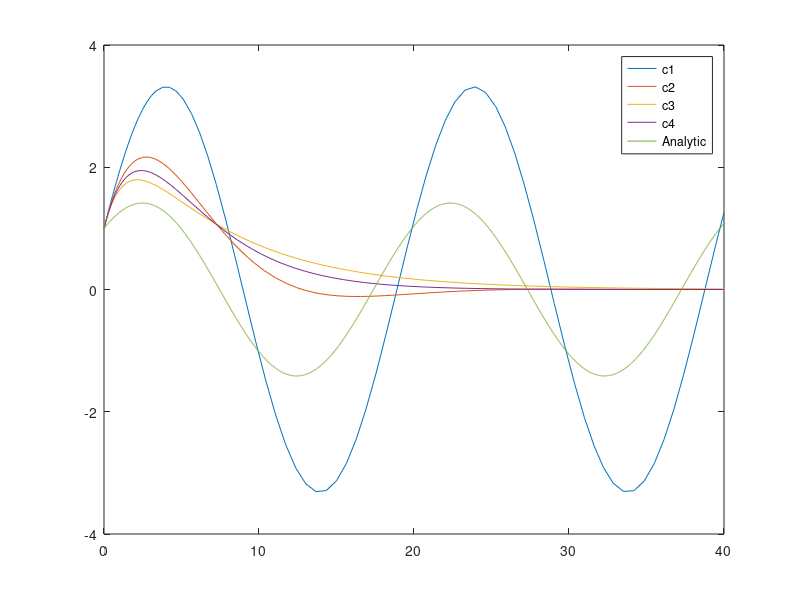
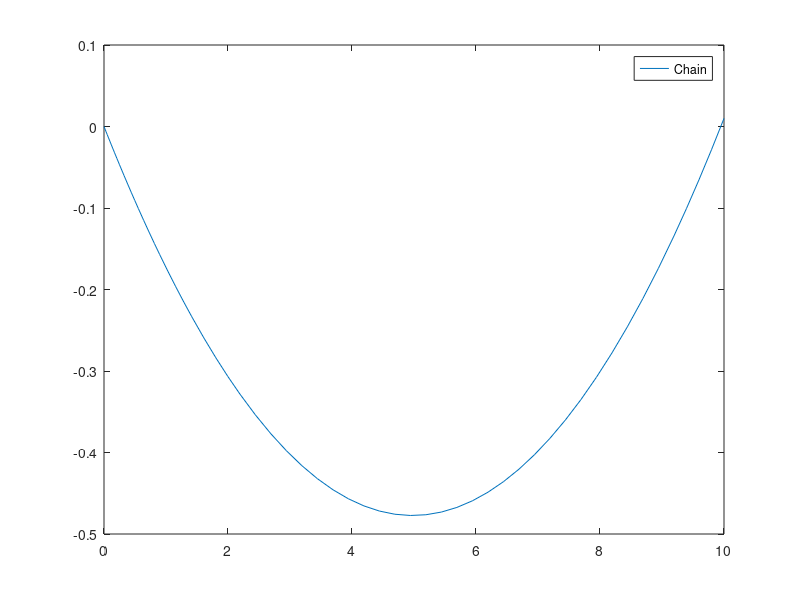

Reproduce these figures in MATLAB, in order.
% HW 5 - Dampened Spring
% clear; clc;

% Problem 1
m = 5;   %kg
k = 0.5; %N/m
c_all = [0,sqrt(4*m*k)-1,sqrt(4*m*k)+1,sqrt(4*m*k)];
T = 40;

% let:
%	u1=y 	=>   u1'=y' =u2
%	u2=y'	=>   u2'=y''=-c/m*u2 - k*u1

figure(1); clf(1);
for i=1:length(c_all)
	x=0;u=0;
	c = c_all(i);
	f=@(x,u) [u(2),-c/m*u(2)-k/m*u(1)];

	u0 = [1,1];
	t_span = [0,T];

	[x,u] = ode45(f,t_span,u0);
	plot(x,u(:,1),'DisplayName',strcat("c",num2str(i)));
	if i==1
		hold on;
	end
end

A = 1;
B = 1;
omega_0 = sqrt(k/m);
f_anal = @(x) A*cos(omega_0*x) + B*sin(omega_0*x);
x_anal = linspace(0,T,T/0.01);
y_anal = f_anal(x_anal);
plot(x_anal,y_anal,'DisplayName','Analytic');

legend();

% Problem 2
% u1 = y    =>   u1' = u2
% u2 = y'   =>   u2' = w/T*sqrt(1+u2^2)

% choose variables
w = 2;
T = 52;
L = 10;

% Define problem
f=@(x,u) [u(2),w/T*sqrt(1+(u(2))^2)];
f_span = [0,L];
guess = 10;
y1 = 0;
y2 = 0;

% tolerance and error
tol = 1e-2;
err = 1;

% Shooting method
n=1;
for n=1:1000
	% Update initial guess
	u0 = [y1,guess];
	
	% Solve
	[x,u] = ode45(f,f_span,u0);
	    
	% Check for error
	err = abs(y2-u(length(u),1));
	guess = guess + 0.001*(y2-u(length(u),1));
	if (err < tol)
		break;
	end
end

figure(2); clf(2);
plot(x,u(:,1),'DisplayName','Chain');
legend();

wait = input('Press Enter to Exit');
